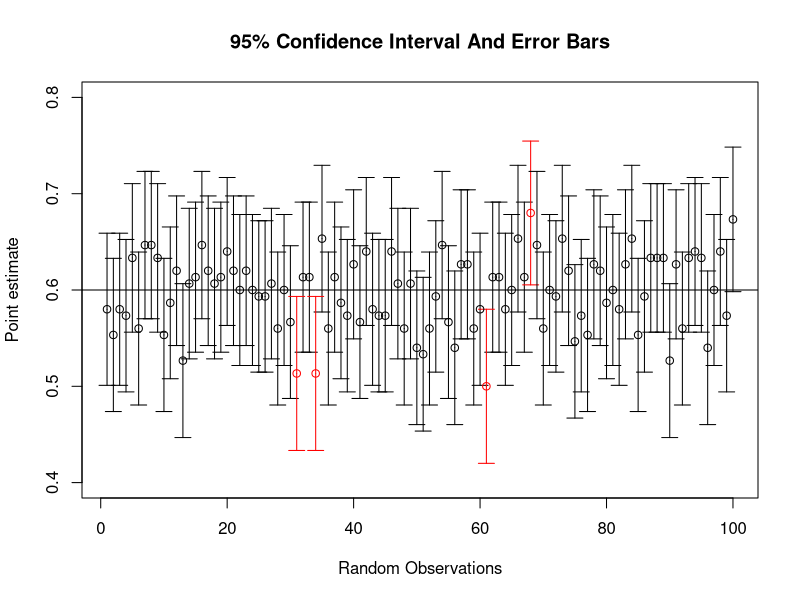
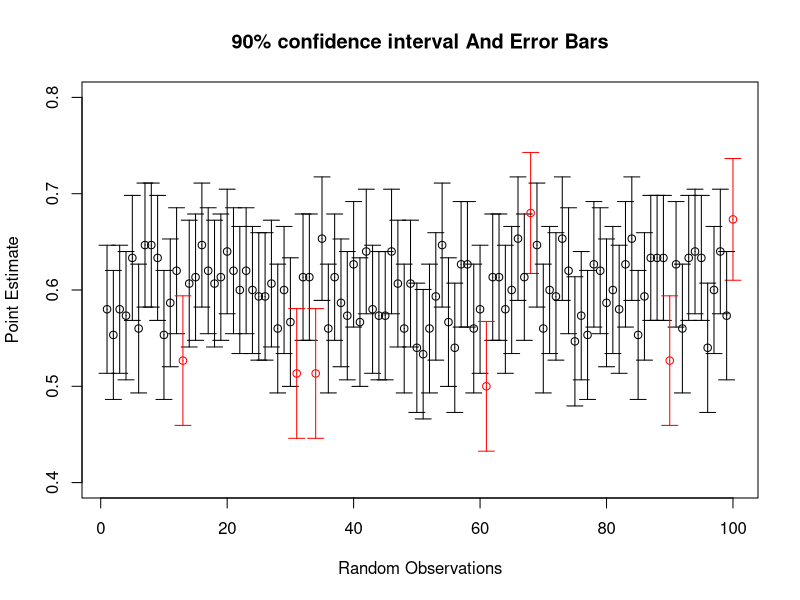

Write the R code that produced these figures, in order. (Note: this script raises an error after producing the figures.)
require(knitr)
require(plotrix)

# This is creating a random binomial distribution and storing it
# in variable 'samples'
samples<-rbinom(100,150,.6)

# dividing each sample by 150.It looks like its calculating the point estimate
phat<-samples/150


# We are calculating 95% confidence interval
# Left hand side
leftconflimits<-phat -1.96*sqrt(phat*(1-phat)/150)

# 90% confidence interval left hand side
leftconflimits2<-phat-1.65*sqrt(phat*(1-phat)/150)


# We are calculating 95% confidence interval
# Right hand side
rightconflimits<-phat + 1.96*sqrt(phat*(1-phat)/150)

# 90% confidence interval right hand side
rightconflimits2<- phat+1.65*sqrt(phat*(1-phat)/150)


# The head() function in R is used to display the 
# first n rows present in the input data frame
# In this case it is only displaying the first row of data from leftconflimits
head(leftconflimits)

# making a 100x2 table with the data from leftconflimits and rightconflimits
conflimits<-cbind(leftconflimits,rightconflimits)
conflimits2<-cbind(leftconflimits2,rightconflimits2)
# Displaying the first row of data from conflimits
head(conflimits)
head(conflimits2)
# ifelse returns a value with the same shape as 'test' which is filled with
# elements selected from either yes or no depneidng on whether the element
# of test is true or false

# In our case, we are checking if the expression ".6<leftconflimits|.6>rightconflimits"
#is true or false. So whenever, the or statment is true then we get a red plot
# and whenever it is false then we get a black plot
# We are using the .6 because that is the population proportion 

mycolors<-ifelse(.6<leftconflimits|.6>rightconflimits,"Red","Black")
mycolors2<-ifelse(.6<leftconflimits2|.6>rightconflimits2,"Red","Black")

# Plotting the confidence interval values with error bars for each observation generated 
# by the binomial distribution
# x and y are the coordinate for the center of error 
#li and ui are lower end and upper end error bars
#col is plotted according the resutls from mycolors
# ylim is the vertical range
# abline adds one or more straight lines in a graph
plotCI(x=1:100,y=phat,li=conflimits[,1],ui=conflimits[,2],col=mycolors,ylim=c(.4,.8),
main="95% Confidence Interval And Error Bars",
xlab="Random Observations", ylab=" Point estimate ")
abline(h=.6)

#this plotCI is for 90% confidence interval
plotCI(x=1:100,y=phat,li=conflimits2[,1],ui=conflimits2[,2],col=mycolors2,ylim=c(.4,.8),
       main="90% confidence interval And Error Bars",xlab="Random Observations",
       ylab="Point Estimate")


#Part 2: Use atheist data
View(atheism)

# Figure out how to create a subset that only looks at US responses only
us12<- subset(atheism,nationality=="United States" & year=="2012")
us12

USTable<-droplevels(subset(atheism,nationality=="United States"& year=="2012"))
table(USTable$nationality,USTable$response)
#Part3
# create a 95% condifence interval on the proportion of atheist in the US
prop.test(table(us12$response),correct=FALSE)
# Results:We are 95% confident that approximately between 4 to 7 US individuals 
# consider themselves atheists.

# Part 4 & 5: Same as step 2 & 3 but choose two different countries
# and create a graph
table(atheism$nationality,atheism$response)


#creating subsets for Afghanistan and Australia respectively
Fc12<- subset(atheism,nationality=="France" & year=="2012")
Fc12
JP12<- subset(atheism,nationality=="Japan" & year=="2012")
JP12

# create 95% confidence interval on the proportion of atheist 
#in Afghanistan and Australia respectively
prop.test(table(Fc12$response),correct=FALSE)
prop.test(table(JP12$response),correct = FALSE)

# create a graph now with the categorical variables
# First, we will create a table that only contains data for France and Japan
FcJP12<-droplevels(subset(atheism,(nationality=="France"|nationality=="Japan")& year=="2012"))
table(FcJP12$nationality,FcJP12$response)

# create barplot
barplot(table(Fc12$nationality,Fc12$response),ylab = "Frequency",
        main="France Responses On Being Atheist or Not")
barplot(table(JP12$nationality,JP12$response),ylab = "Frequency",
        main="Japan Responses On Being Atheist or Not")
